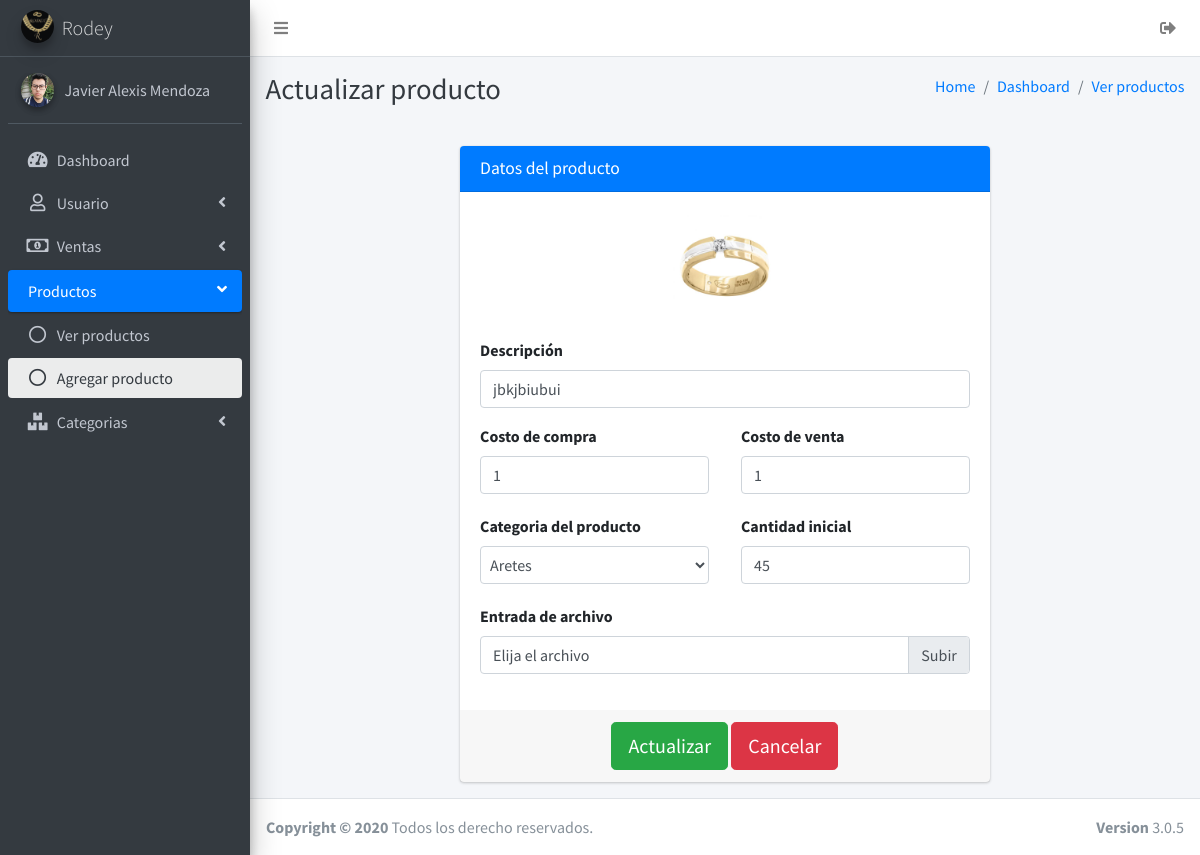
The page /productos/accionesProducto/actualizarProducto.php?id=6 (signed in) on the database as committed earlier.
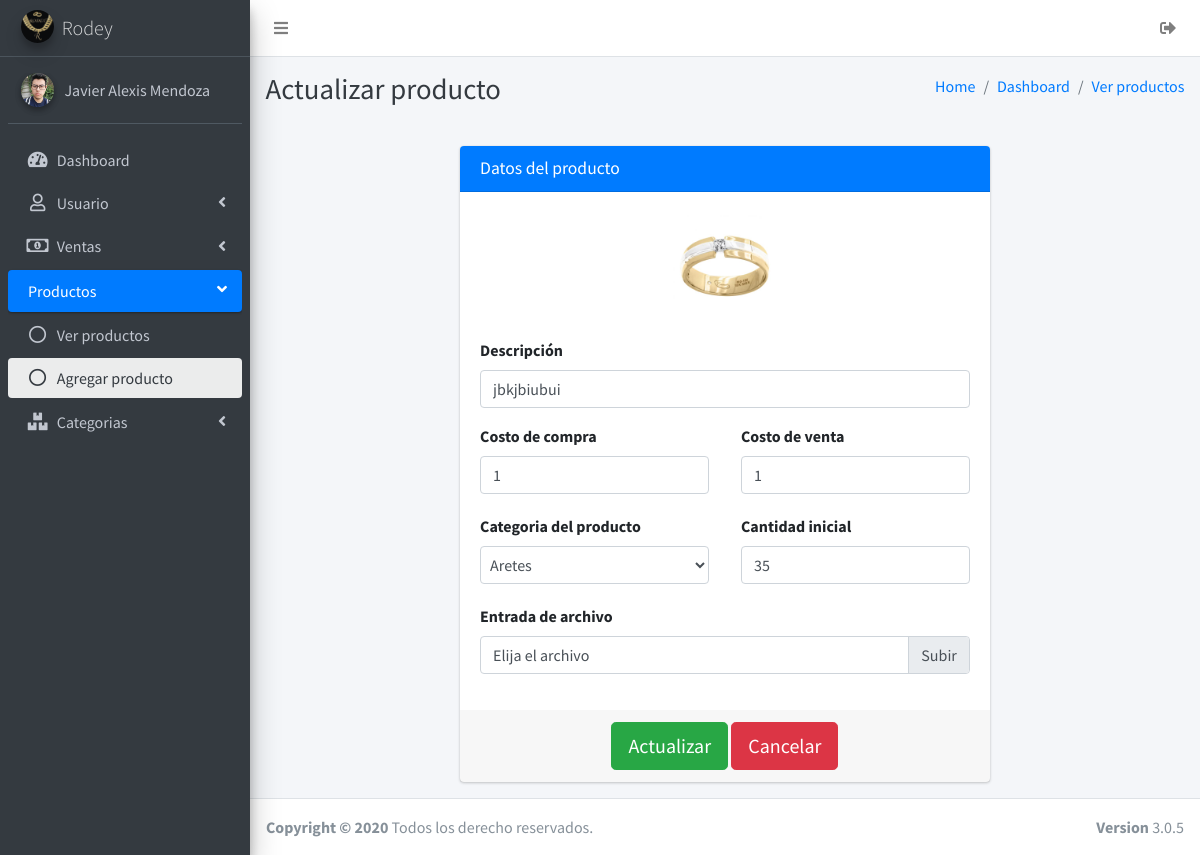
The same page on the database as committed later.
### tables this page shows
CREATE TABLE `producto` (
  `idProducto` int NOT NULL AUTO_INCREMENT,
  `categoria_kf` int NOT NULL,
  `descripcion` varchar(150) NOT NULL,
  `costo_compra` float NOT NULL,
  `costo_venta` float NOT NULL,
  `cantidad_stock` int NOT NULL,
  `img_producto` varchar(200) DEFAULT NULL,
  PRIMARY KEY (`idProducto`),
  KEY `fk_producto_categoria_idx` (`categoria_kf`),
  CONSTRAINT `fk_producto_categoria` FOREIGN KEY (`categoria_kf`) REFERENCES `categoria_producto` (`idcategoria_producto`)
);

### productos/accionesProducto/actualizarProducto.php (the view, shortened to what the changed rows need)
<?php
if (isset($_GET['id']) && $_GET['id'] != '') {
    $id = $_GET['id'];
    include '../../conexiones/conexion.php';
    $sqlDatos = "select * from producto where idProducto=" . $id;
    $resultadosM = $conexion->query($sqlDatos);
    $mostrarR = mysqli_fetch_array($resultadosM);
} else {
    $host  = $_SERVER['HTTP_HOST'];
    $uri   = rtrim(dirname($_SERVER['PHP_SELF']), '/\\');
    $extra = 'Admin_joyeria/productos/productos.php';
    header("Location: http://$host/$extra");
}
?>
<!DOCTYPE html>
<html lang="es">
<head>
    <link rel="stylesheet" href="../../plugins/select2/css/select2.min.css">
    <link rel="stylesheet" href="../../plugins/select2-bootstrap4-theme/select2-bootstrap4.min.css">
    <link rel="stylesheet" href="../../plugins/fontawesome-free/css/all.min.css">
    <link rel="stylesheet" href="https://code.ionicframework.com/ionicons/2.0.1/css/ionicons.min.css">
    <link rel="stylesheet" href="../../plugins/tempusdominus-bootstrap-4/css/tempusdominus-bootstrap-4.min.css">
    <link rel="stylesheet" href="../../dist/css/adminlte.min.css">
    <link rel="stylesheet" href="../../plugins/overlayScrollbars/css/OverlayScrollbars.min.css">
</head>
<body class="hold-transition sidebar-mini layout-fixed">
    <div class="wrapper">
        <div class="content-wrapper">
            <div class="content-header">
                <div class="container-fluid">
                    <div class="row mb-2">
                        <div class="col-sm-6">
                            <h1 class="m-0 text-dark">Actualizar producto</h1>
                        </div>
                    </div>
                </div>
            </div>
            <section class="content">
                <div class="container-fluid">
                    <div class="row justify-content-center">
                        <div class="col-sm-12 col-lg-7 col-md-8 mt-3">
                            <div class="card card-primary">
                                <form role="form" action="actualizar.php?id=<?=$mostrarR['idProducto']?>" autocomplete="off" onsubmit="return comprobar()" method="post" enctype="multipart/form-data">
                                    <div class="card-body">
                                        <div class="form-group d-block text-center">
                                            <?php
                                            $imagenP = $mostrarR['img_producto'];
                                            ?>
                                            <img src="../../img_productos/<?= $imagenP ?>" class="img-responsive img-rounded" width="110" alt="Imagen">
                                        </div>
                                        <div class="form-group">
                                            <label for="descripcion">Descripción</label>
                                            <input type="text" value="<?= $mostrarR['descripcion'] ?>" name="descripcion" class="form-control" id="descripcion" placeholder="Descripción del producto" require>
                                        </div>
                                        <div class="dividir">
                                            <div class="form-group">
                                                <label for="costoVenta">Costo de compra</label>
                                                <input type="number" value="<?= $mostrarR['costo_compra'] ?>" min="0" name="costoCompra" class="form-control" id="costoCompra" placeholder="Costo de compra" require>
                                            </div>
                                            <div class="form-group">
                                                <label for="costoVenta">Costo de venta</label>
                                                <input type="number" value="<?= $mostrarR['costo_venta'] ?>" min="0" name="costoVenta" class="form-control" id="costoVenta" placeholder="Costo de venta" require>
                                            </div>
                                        </div>
                                        <div class="dividir">
                                            <div class="form-group">
                                                <label for="costoVenta">Cantidad inicial</label>
                                                <input type="number" value="<?= $mostrarR['cantidad_stock'] ?>" min="<?= $mostrarR['cantidad_stock'] ?>" name="stock" class="form-control" id="stock" placeholder="Stock inicial" require>
                                            </div>
                                        </div>
                                    </div>
                                </form>
                            </div>
                        </div>
                    </div>
                </div>
            </section>
        </div>
    </div>
</body>
</html>

Rows that differ between the two databases and show on the page:
changed producto "jbkjbiubui": stock "45" → "35"
